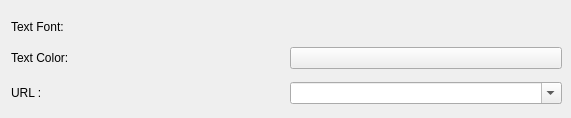
<ui version="4.0" >
 <class>interfaceSettings</class>
 <widget class="QWidget" name="interfaceSettings" >
  <property name="geometry" >
   <rect>
    <x>0</x>
    <y>0</y>
    <width>571</width>
    <height>118</height>
   </rect>
  </property>
  <property name="sizePolicy" >
   <sizepolicy vsizetype="Minimum" hsizetype="Minimum" >
    <horstretch>0</horstretch>
    <verstretch>0</verstretch>
   </sizepolicy>
  </property>
  <property name="minimumSize" >
   <size>
    <width>564</width>
    <height>118</height>
   </size>
  </property>
  <widget class="QWidget" name="" >
   <property name="geometry" >
    <rect>
     <x>11</x>
     <y>13</y>
     <width>551</width>
     <height>98</height>
    </rect>
   </property>
   <layout class="QGridLayout" name="gridLayout" >
    <item row="0" column="0" >
     <widget class="QLabel" name="label" >
      <property name="text" >
       <string>Text Font:</string>
      </property>
     </widget>
    </item>
    <item row="0" column="1" >
     <widget class="KFontRequester" name="kcfg_TextFont" >
      <property name="sizePolicy" >
       <sizepolicy vsizetype="Fixed" hsizetype="Preferred" >
        <horstretch>0</horstretch>
        <verstretch>0</verstretch>
       </sizepolicy>
      </property>
     </widget>
    </item>
    <item row="1" column="0" >
     <widget class="QLabel" name="label_2" >
      <property name="text" >
       <string>Text Color:</string>
      </property>
     </widget>
    </item>
    <item row="1" column="1" >
     <widget class="KColorButton" name="kcfg_TextColor" />
    </item>
    <item row="2" column="0" >
     <widget class="QLabel" name="label_3" >
      <property name="text" >
       <string>URL :</string>
      </property>
     </widget>
    </item>
    <item row="2" column="1" >
     <widget class="KComboBox" name="kcfg_url" >
      <property name="editable" >
       <bool>true</bool>
      </property>
      <property name="autoCompletion" >
       <bool>false</bool>
      </property>
     </widget>
    </item>
   </layout>
  </widget>
 </widget>
 <customwidgets>
  <customwidget>
   <class>KColorButton</class>
   <extends>QPushButton</extends>
   <header>kcolorbutton.h</header>
  </customwidget>
  <customwidget>
   <class>KComboBox</class>
   <extends>QComboBox</extends>
   <header>kcombobox.h</header>
  </customwidget>
  <customwidget>
   <class>KFontRequester</class>
   <extends>QWidget</extends>
   <header>kfontrequester.h</header>
  </customwidget>
 </customwidgets>
 <resources/>
 <connections/>
</ui>
